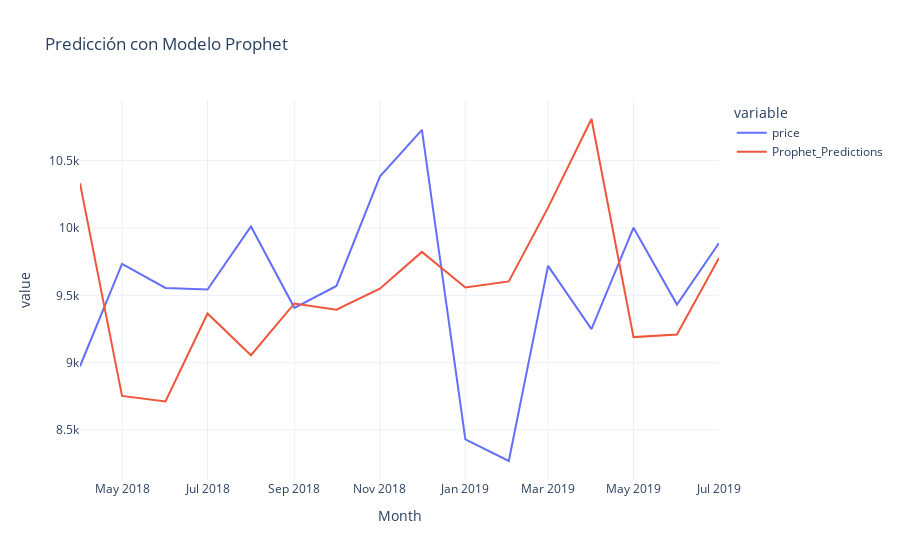

Notebook source saved alongside this figure:
### Code cell
a=test_data[["price","Prophet_Predictions"]]
fig = px.line(a, x=test_data.index, y=a.columns,template = "plotly_white",
              title="Predicción con Modelo Prophet")
fig.show()

### Figure 1 — Plotly figure (JSON) as saved in the notebook; plotly's stock layout.template omitted (floating-point values rounded to 4 significant figures)
{"data": [{"hovertemplate": "variable=price<br>Month=%{x}<br>value=%{y}<extra></extra>", "legendgroup": "price", "line": {"color": "#636efa", "dash": "solid"}, "marker": {"symbol": "circle"}, "mode": "lines", "name": "price", "orientation": "v", "showlegend": true, "type": "scatter", "x": ["2018-04-01T00:00:00", "2018-05-01T00:00:00", "2018-06-01T00:00:00", "2018-07-01T00:00:00", "2018-08-01T00:00:00", "2018-09-01T00:00:00", "2018-10-01T00:00:00", "2018-11-01T00:00:00", "2018-12-01T00:00:00", "2019-01-01T00:00:00", "2019-02-01T00:00:00", "2019-03-01T00:00:00", "2019-04-01T00:00:00", "2019-05-01T00:00:00", "2019-06-01T00:00:00", "2019-07-01T00:00:00"], "xaxis": "x", "y": [8974.0, 9733.0, 9555.0, 9543.0, 10010.0, 9407.0, 9569.0, 10380.0, 10730.0, 8432.0, 8271.0, 9718.0, 9249.0, 10000.0, 9431.0, 9888.0], "yaxis": "y"}, {"hovertemplate": "variable=Prophet_Predictions<br>Month=%{x}<br>value=%{y}<extra></extra>", "legendgroup": "Prophet_Predictions", "line": {"color": "#EF553B", "dash": "solid"}, "marker": {"symbol": "circle"}, "mode": "lines", "name": "Prophet_Predictions", "orientation": "v", "showlegend": true, "type": "scatter", "x": ["2018-04-01T00:00:00", "2018-05-01T00:00:00", "2018-06-01T00:00:00", "2018-07-01T00:00:00", "2018-08-01T00:00:00", "2018-09-01T00:00:00", "2018-10-01T00:00:00", "2018-11-01T00:00:00", "2018-12-01T00:00:00", "2019-01-01T00:00:00", "2019-02-01T00:00:00", "2019-03-01T00:00:00", "2019-04-01T00:00:00", "2019-05-01T00:00:00", "2019-06-01T00:00:00", "2019-07-01T00:00:00"], "xaxis": "x", "y": [10330.0, 8754.0, 8713.0, 9365.0, 9056.0, 9439.0, 9393.0, 9548.0, 9822.0, 9558.0, 9603.0, 10150.0, 10810.0, 9190.0, 9209.0, 9777.0], "yaxis": "y"}], "layout": {"legend": {"title": {"text": "variable"}, "tracegroupgap": 0}, "title": {"text": "Predicción con Modelo Prophet"}, "xaxis": {"anchor": "y", "domain": [0, 1], "title": {"text": "Month"}}, "yaxis": {"anchor": "x", "domain": [0, 1], "title": {"text": "value"}}}}
